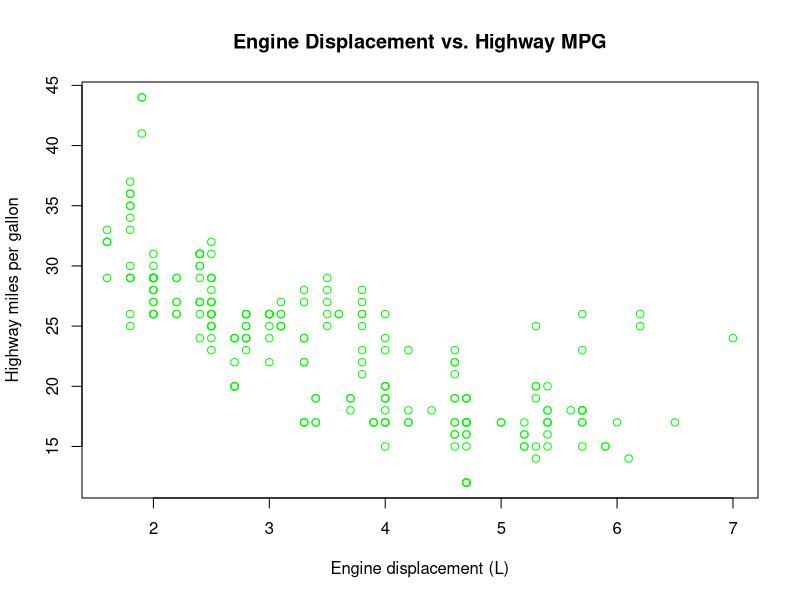
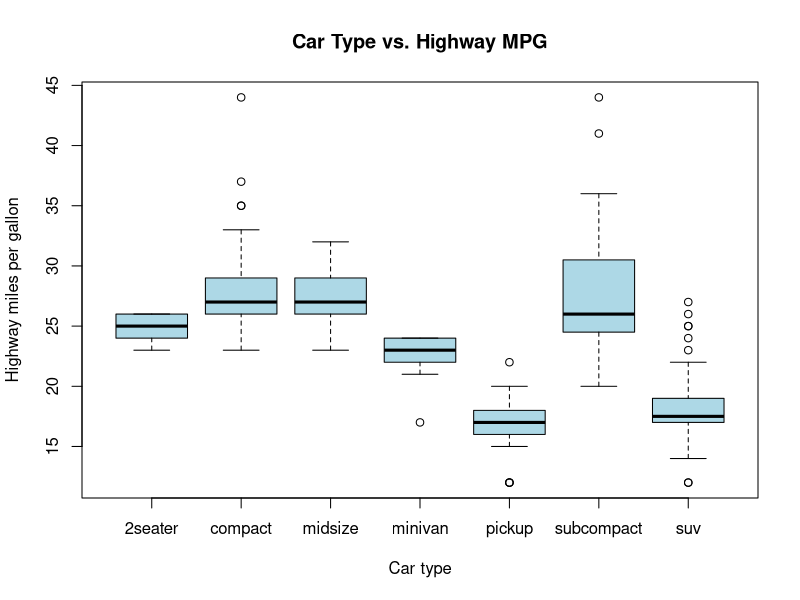
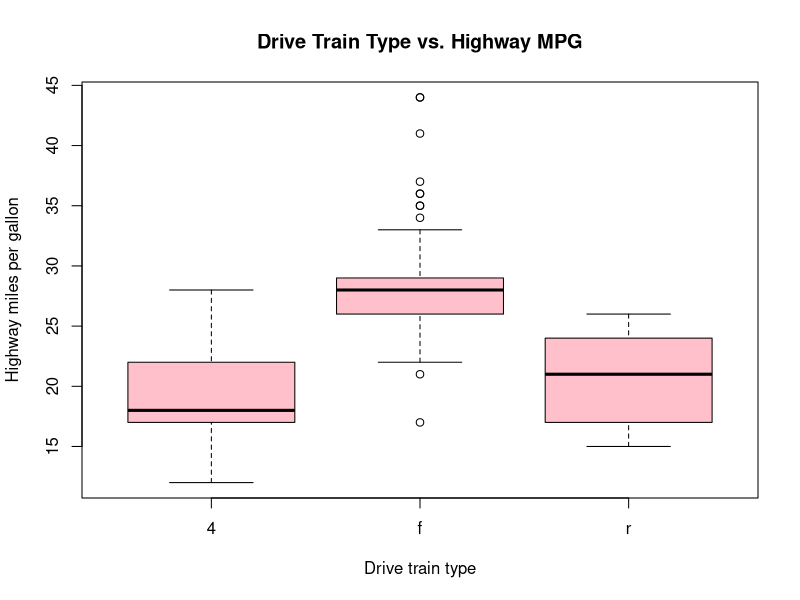
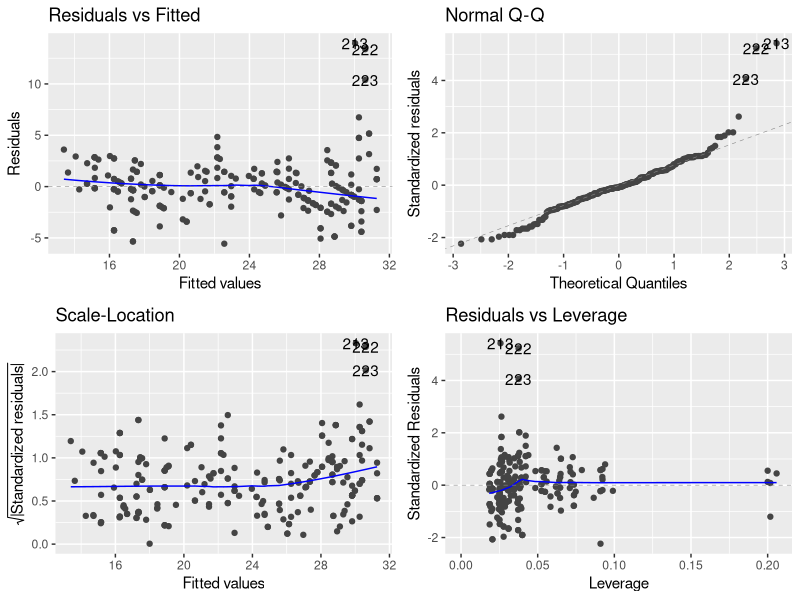
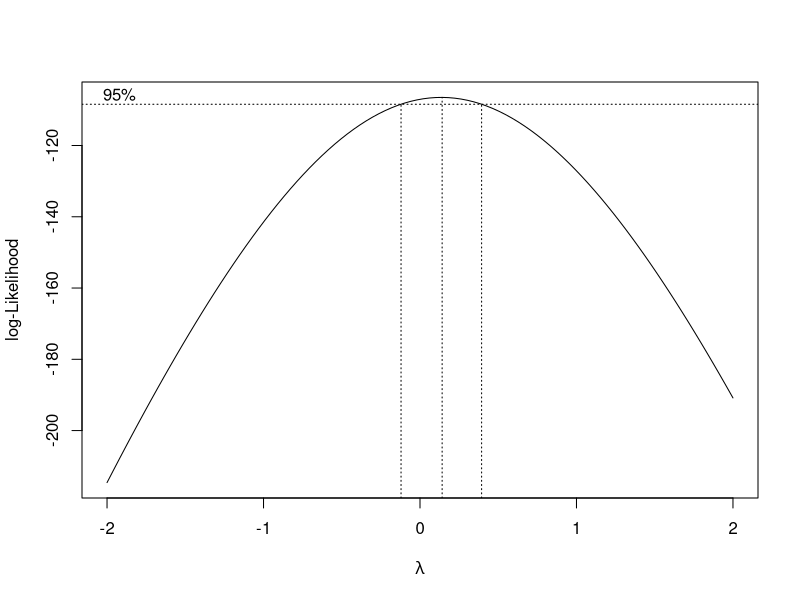
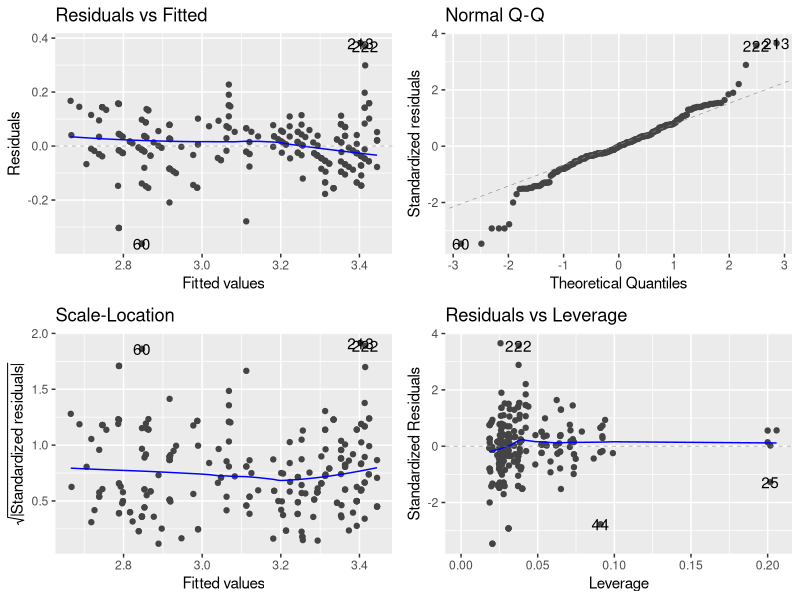
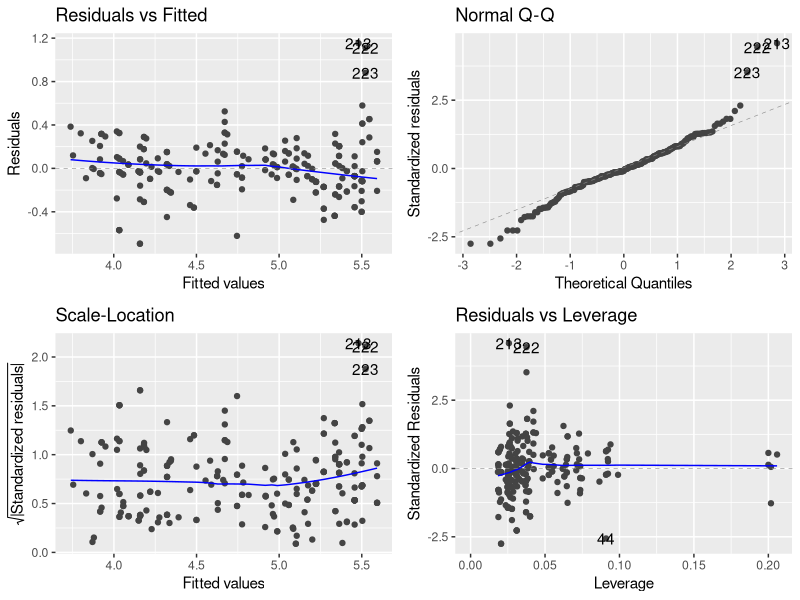
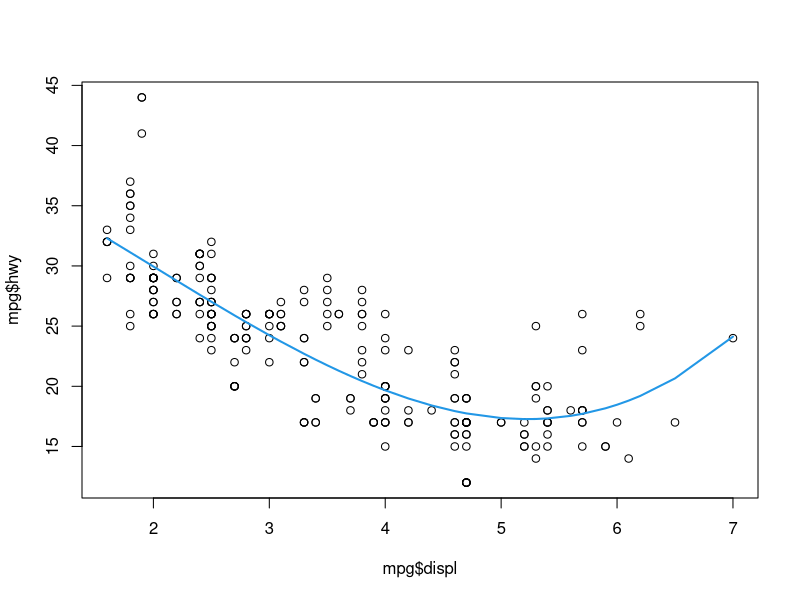

Write the R code that produced these figures, in order.
## ---- chunk 1
data(mpg, package = "ggplot2")
??mpg
nrow(mpg)
head(mpg)
## ---- chunk 2
table(mpg$class)
## ---- chunk 3
table(mpg$drv)
## ---- chunk 4
plot(mpg$displ, mpg$hwy, main = "Engine Displacement vs. Highway MPG", xlab = "Engine displacement (L)", ylab = "Highway miles per gallon", col="green")
## ---- chunk 5
boxplot(hwy ~ class, data = mpg, main = "Car Type vs. Highway MPG", xlab = "Car type", ylab = "Highway miles per gallon", col = "light blue")
## ---- chunk 6
boxplot(hwy ~ drv, data = mpg, main = "Drive Train Type vs. Highway MPG", xlab = "Drive train type", ylab = "Highway miles per gallon", col = "pink")
## ---- chunk 7
hwy_lm <- lm(hwy ~ displ + drv + class, data = mpg)
summary(hwy_lm)
## ---- chunk 8
min(mpg$hwy)
max(mpg$hwy)
## ---- chunk 9
anova(hwy_lm)
## ---- chunk 10
library(ggfortify)

autoplot(hwy_lm)
## ---- chunk 11
bc <- MASS::boxcox(hwy_lm)
## ---- chunk 12
log_lm <- lm(log(hwy) ~ displ + drv + class, data = mpg)
summary(log_lm)
autoplot(log_lm)
## ---- chunk 13
sqrt_lm <- lm(sqrt(hwy) ~ displ + drv + class, data = mpg)
summary(sqrt_lm)
autoplot(sqrt_lm)
## ---- chunk 14
library(splines)
mpg_spline <- lm(hwy ~ bs(displ, 3), data = mpg)

plot(mpg$displ, mpg$hwy)
sorted_idx <- order(mpg$displ)
lines(mpg$displ[sorted_idx], predict(mpg_spline)[sorted_idx], col = 4, lwd = 2)
# lines(mpg$displ, predict(mpg_spline), col = 4, lwd = 2)

mpg_spline <- lm(hwy ~ bs(displ, 3) + drv + class, data = mpg)
autoplot(mpg_spline)
